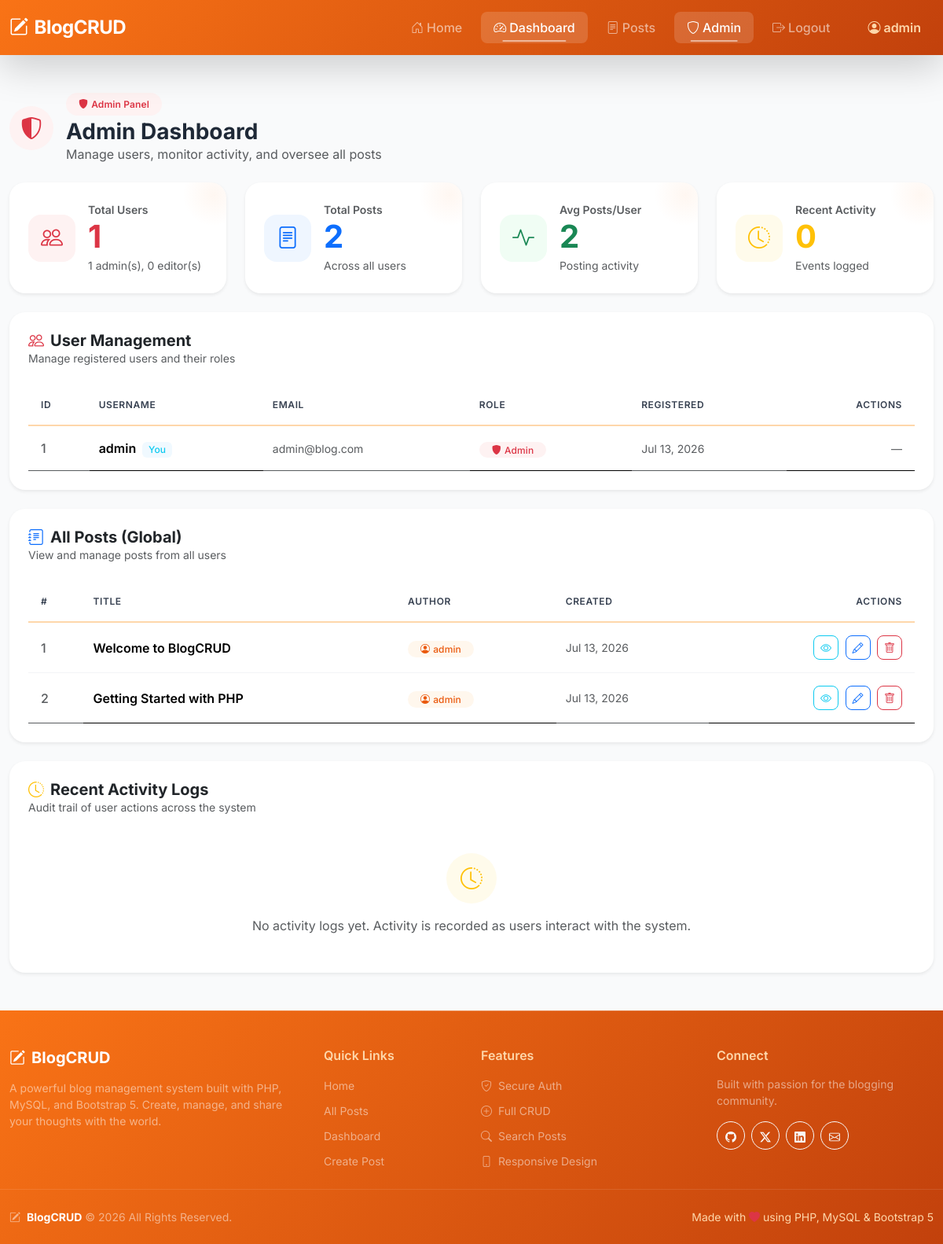
Page /admin/dashboard.php (signed in) on the committed database.
### tables this page shows
CREATE TABLE IF NOT EXISTS `users` (
    `id` INT AUTO_INCREMENT PRIMARY KEY,
    `username` VARCHAR(100) NOT NULL UNIQUE,
    `email` VARCHAR(255) NOT NULL UNIQUE,
    `password` VARCHAR(255) NOT NULL,
    `role` ENUM('admin', 'editor') NOT NULL DEFAULT 'editor',
    `created_at` TIMESTAMP DEFAULT CURRENT_TIMESTAMP
);

CREATE TABLE IF NOT EXISTS `posts` (
    `id` INT AUTO_INCREMENT PRIMARY KEY,
    `title` VARCHAR(255) NOT NULL,
    `content` TEXT NOT NULL,
    `user_id` INT NOT NULL,
    `created_at` TIMESTAMP DEFAULT CURRENT_TIMESTAMP,
    FOREIGN KEY (`user_id`) REFERENCES `users`(`id`) ON DELETE CASCADE
);

### admin/dashboard.php (the view, shortened to what the rows shown need)
<?php
require_once '../config/db.php';
$stmt = $pdo->query("SELECT id, username, email, role, created_at FROM users ORDER BY created_at DESC");
$users = $stmt->fetchAll();
$stmt = $pdo->query("SELECT p.*, u.username FROM posts p JOIN users u ON p.user_id = u.id ORDER BY p.created_at DESC");
$allPosts = $stmt->fetchAll();
include '../includes/header.php';
?>
<div class="container py-5">
    <div class="card border-0 shadow-sm rounded-5 mb-4">
        <div class="card-body p-4">
            <?php if (count($users) > 0): ?>
                <div class="table-responsive">
                    <table class="table table-hover align-middle mb-0">
                        <thead class="bg-light rounded-4">
                            <tr>
                                <th class="fw-semibold ps-3">ID</th>
                                <th class="fw-semibold">Username</th>
                                <th class="fw-semibold">Email</th>
                                <th class="fw-semibold">Role</th>
                                <th class="fw-semibold">Registered</th>
                                <th class="fw-semibold text-end pe-3">Actions</th>
                            </tr>
                        </thead>
                        <tbody>
                            <?php foreach ($users as $user): ?>
                                <tr>
                                    <td class="ps-3 fw-medium text-muted"><?php echo (int)$user['id']; ?></td>
                                    <td class="fw-semibold">
                                        <?php echo htmlspecialchars($user['username']); ?>
                                        <?php if ((int)$user['id'] === (int)$_SESSION['user_id']): ?>
                                            <span class="badge bg-info-soft text-info ms-1">You</span>
                                        <?php endif; ?>
                                    </td>
                                    <td class="text-muted small"><?php echo htmlspecialchars($user['email']); ?></td>
                                    <td>
                                        <?php if ($user['role'] === 'admin'): ?>
                                            <span class="badge bg-danger-soft text-danger rounded-pill px-3 py-1">
                                                <i class="bi bi-shield-fill me-1"></i>Admin
                                            </span>
                                        <?php else: ?>
                                            <span class="badge bg-sunset-soft text-sunset rounded-pill px-3 py-1">
                                                <i class="bi bi-pencil me-1"></i>Editor
                                            </span>
                                        <?php endif; ?>
                                    </td>
                                    <td class="text-muted small">
                                        <?php echo date('M d, Y', strtotime($user['created_at'])); ?>
                                    </td>
                                    <td class="text-end pe-3">
                                        <?php if ((int)$user['id'] !== (int)$_SESSION['user_id']): ?>
                                            <a href="/admin/dashboard.php?action=toggle_role&user_id=<?php echo (int)$user['id']; ?>&_csrf_token=<?php echo get_csrf_token(); ?>"
                                               class="btn btn-sm btn-outline-warning rounded-3 hover-lift me-1"
                                               title="Toggle role (make <?php echo $user['role'] === 'admin' ? 'editor' : 'admin'; ?>)"
                                               onclick="return confirm('Change role for <?php echo htmlspecialchars(addslashes($user['username'])); ?>?');">
                                                <i class="bi bi-arrow-left-right"></i>
                                            </a>
                                            <a href="/admin/dashboard.php?action=delete_user&user_id=<?php echo (int)$user['id']; ?>&_csrf_token=<?php echo get_csrf_token(); ?>"
                                               class="btn btn-sm btn-outline-danger rounded-3 hover-lift"
                                               title="Delete user permanently"
                                               onclick="return confirm('Delete user <?php echo htmlspecialchars(addslashes($user['username'])); ?> permanently? All their posts and activity logs will also be deleted.');">
                                                <i class="bi bi-trash"></i>
                                            </a>
                                        <?php else: ?>
                                            <span class="text-muted small">—</span>
                                        <?php endif; ?>
                                    </td>
                                </tr>
                            <?php endforeach; ?>
                        </tbody>
                    </table>
                </div>
            <?php else: ?>
                <p class="text-muted text-center py-3 mb-0">No users found.</p>
            <?php endif; ?>
        </div>
    </div>
    <div class="card border-0 shadow-sm rounded-5 mb-4">
        <div class="card-body p-4">
            <?php if (count($allPosts) > 0): ?>
                <div class="table-responsive">
                    <table class="table table-hover align-middle mb-0">
                        <thead class="bg-light rounded-4">
                            <tr>
                                <th class="fw-semibold ps-3">#</th>
                                <th class="fw-semibold">Title</th>
                                <th class="fw-semibold">Author</th>
                                <th class="fw-semibold">Created</th>
                                <th class="fw-semibold text-end pe-3">Actions</th>
                            </tr>
                        </thead>
                        <tbody>
                            <?php foreach ($allPosts as $index => $post): ?>
                                <tr>
                                    <td class="ps-3 fw-medium text-muted"><?php echo $index + 1; ?></td>
                                    <td class="fw-semibold"><?php echo htmlspecialchars($post['title']); ?></td>
                                    <td>
                                        <span class="badge bg-sunset-soft text-sunset rounded-pill px-3 py-1">
                                            <i class="bi bi-person-circle me-1"></i><?php echo htmlspecialchars($post['username']); ?>
                                        </span>
                                    </td>
                                    <td class="text-muted small">
                                        <?php echo date('M d, Y', strtotime($post['created_at'])); ?>
                                    </td>
                                    <td class="text-end pe-3">
                                        <a href="/posts/view.php?id=<?php echo (int)$post['id']; ?>"
                                           class="btn btn-sm btn-outline-info rounded-3 hover-lift me-1" title="View Post">
                                            <i class="bi bi-eye"></i>
                                        </a>
                                        <a href="/posts/edit.php?id=<?php echo (int)$post['id']; ?>"
                                           class="btn btn-sm btn-outline-primary rounded-3 hover-lift me-1" title="Edit Post">
                                            <i class="bi bi-pencil"></i>
                                        </a>
                                        <button type="button" class="btn btn-sm btn-outline-danger rounded-3 hover-lift"
                                                title="Delete Post"
                                                onclick="confirmDelete(<?php echo (int)$post['id']; ?>, '<?php echo htmlspecialchars(addslashes($post['title'])); ?>')">
                                            <i class="bi bi-trash"></i>
                                        </button>
                                    </td>
                                </tr>
                            <?php endforeach; ?>
                        </tbody>
                    </table>
                </div>
            <?php else: ?>
                <p class="text-muted text-center py-3 mb-0">No posts found.</p>
            <?php endif; ?>
        </div>
    </div>
</div>
<?php include '../includes/footer.php'; ?>

### rows in the picture
users: id "1", username "admin", shows "You", email "admin@blog.com", role "admin" (drawn), created_at "Jul 13, 2026"
posts: title "Welcome to BlogCRUD", user.username "admin", created_at "Jul 13, 2026"
posts: title "Getting Started with PHP", user.username "admin", created_at "Jul 13, 2026"

### other values in the picture
$_SESSION['username'] "admin"
$totalUsers "1"
$adminCount "1"
$editorCount "0"
$totalPosts "2"
$totalPosts / $totalUsers "2"
count($recentLogs) "0"
